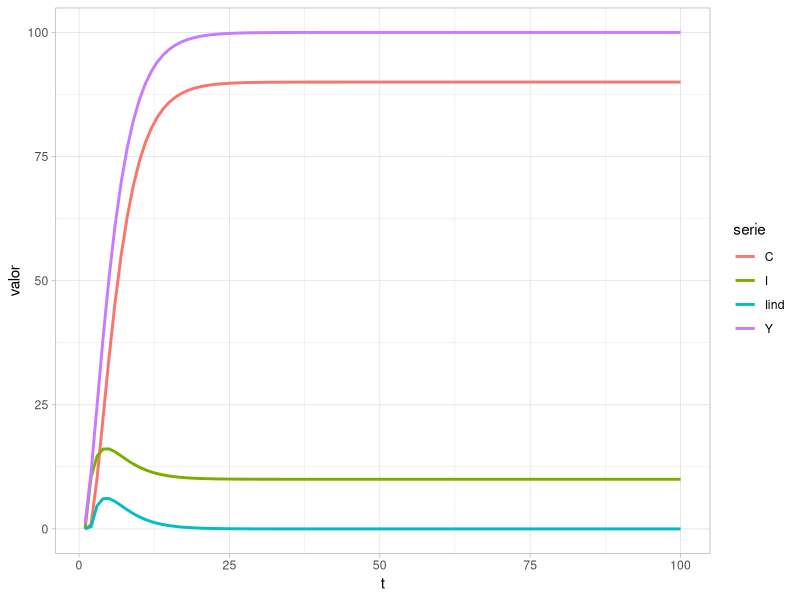
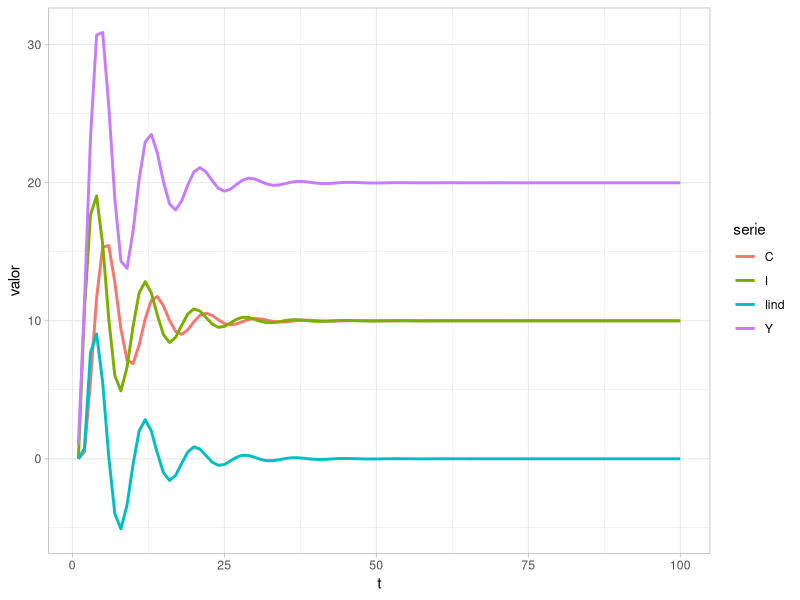
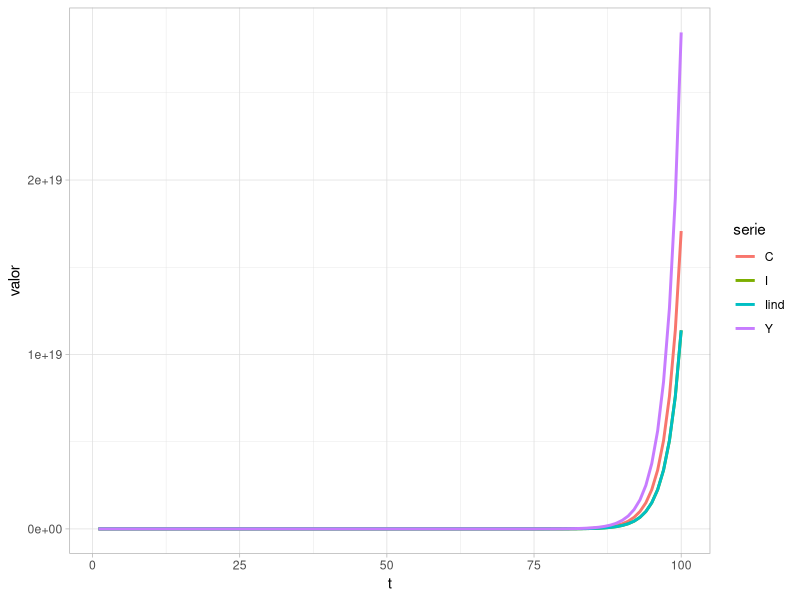
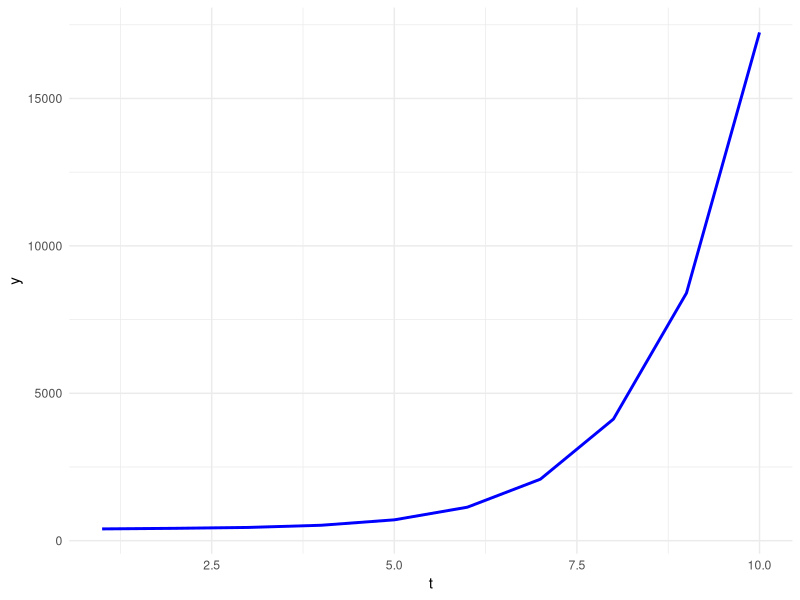
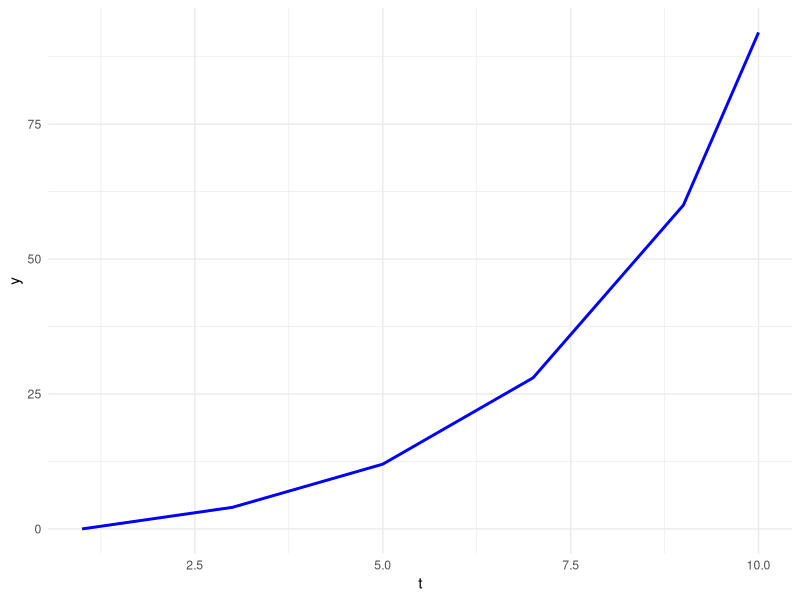
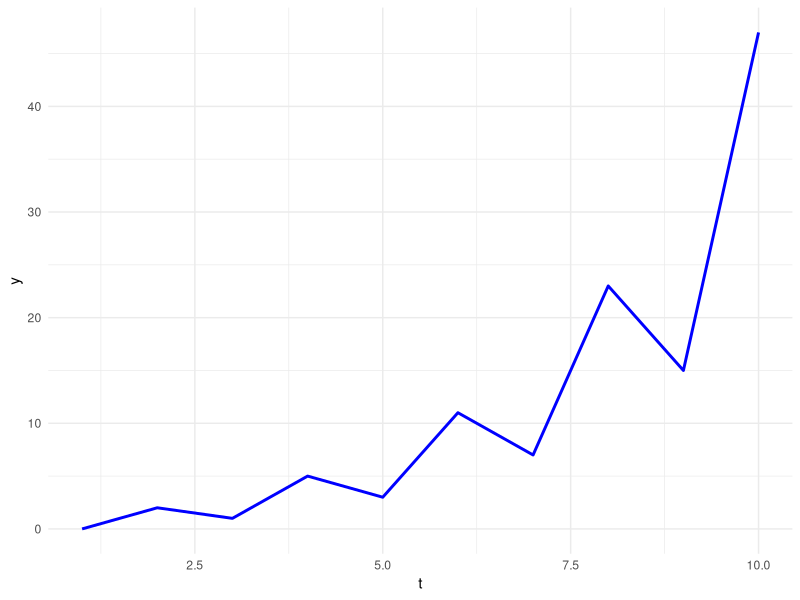

Recreate these plots in R, in order.
## ---- chunk 1
knitr::opts_chunk$set(echo = TRUE, message = FALSE)
## ---- chunk 2
suppressMessages(library(ggplot2))
suppressMessages(library(tidyr))
## ---- chunk 3
b = 0.9 # propensao marginal a consumir
k = 0.5 # acelerador do investimento
G = 10 # gastos publicos (consumo autonomo)
tmax = 100

Y <- rep(0, tmax)
C <- rep(0, tmax)
Iind <- rep(0, tmax)
I <- rep(0, tmax)

Y[1] = 1 #rendanacional
## ---- chunk 4
for (t in 2:tmax){
  C[t] = b*Y[t-1] 
  Iind[t] = k*(C[t] - C[t-1])
  I[t] = Iind[t] + G
  Y[t] = C[t] + I[t]
}

t = seq(1, tmax, 1)
## ---- chunk 5
series <- data.frame(t, C, Iind, I, Y)
series
series_tidy <- gather( series, -t, key = "serie", value = "valor")
names(series_tidy)
## ---- chunk 6
ggplot(series_tidy, aes(x = t, y = valor, group = serie, color = serie) ) +
  geom_line(size = 1) +
  theme_light()
## ---- chunk 7
b = 0.5 # propensao marginal a consumir
k = 1.5 # acelerador do investimento
G = 10 # gastos publicos (consumo autonomo)
tmax = 100

Y <- rep(0, tmax)
C <- rep(0, tmax)
Iind <- rep(0, tmax)
I <- rep(0, tmax)

Y[1] = 1 #rendanacional

for (t in 2:tmax){
  C[t] = b*Y[t-1] 
  Iind[t] = k*(C[t] - C[t-1])
  I[t] = Iind[t] + G
  Y[t] = C[t] + I[t]
}

t = seq(1, tmax, 1)

series <- data.frame(t, C, Iind, I, Y)
series_tidy <- gather( series, -t, key = "serie", value = "valor")
names(series_tidy)

ggplot(series_tidy, aes(x = t, y = valor, group = serie, color = serie) ) +
  geom_line(size = 1) +
  theme_light()
## ---- chunk 8
b = 0.9 # propensao marginal a consumir
k = 2 # acelerador do investimento
G = 10 # gastos publicos (consumo autonomo)
tmax = 100

Y <- rep(0, tmax)
C <- rep(0, tmax)
Iind <- rep(0, tmax)
I <- rep(0, tmax)

Y[1] = 1 #rendanacional

for (t in 2:tmax){
  C[t] = b*Y[t-1] 
  Iind[t] = k*(C[t] - C[t-1])
  I[t] = Iind[t] + G
  Y[t] = C[t] + I[t]
}

t = seq(1, tmax, 1)

series <- data.frame(t, C, Iind, I, Y)
series_tidy <- gather( series, -t, key = "serie", value = "valor")
names(series_tidy)

ggplot(series_tidy, aes(x = t, y = valor, group = serie, color = serie) ) +
  geom_line(size = 1) +
  theme_light()
## ---- chunk 9
a2 = 1
a1 = -b*(k+1)
a0 = b*k

# analisando as condicoes

cond1 = 1 + a1+a0 >0
cond2 = 1-a1+a0 >0
cond3 = a0<1
conds = cond1 & cond2 & cond3

if (conds){
  print("Trajetória estável")
} else {
  print("Trajetória instável")
}
## ---- chunk 10
coefs = c(a0, a1, a2)

# calculando o discriminante

delta = a1^2 -4*a2*a0
delta
## ---- chunk 11
raizes = polyroot(coefs)
raizes
## ---- chunk 12
if (delta >=0){
  raizes_reais <- Re( raizes )
  raizes_reais
  cat("Raízes reais: ", raizes_reais)
} else{
  R <- Mod(raizes[1])
  R
  cat("Raízes complexas com módulo ", R)
}
## ---- chunk 13
a3 = 1
a2 = -4
a1 = 4.8
a0 = -1.6
g = 100
tmax = 10

y = rep(0, tmax)
y[1] = 400 # y0
y[2] = 420 # y1
y[3] = 450 # y2

for (t in 4:tmax){
  y[t] = -a2*y[t-1] - a1*y[t-2] - a0*y[t-3] + g
}

t = seq(1, tmax, 1)

series = data.frame(t, y)

ggplot(series, aes(x = t, y = y)) + geom_line(size = 1, colour = "blue") +
  theme_minimal()
## ---- chunk 14
# analisando as raizes do polnomio caracteristico

coefs<- c(a0, a1, a2, a3)
raizes <- polyroot( coefs )
Re(raizes)
## ---- chunk 15
if ( any(abs(raizes)>1) ){
  print("Serie instável")
} else {
  print("Serie estável")
}
## ---- chunk 16
# o steady state

yp = g/(a0 + a1 + a2 + a3)
yp
## ---- chunk 17
lambda1 = Re( raizes[1] )
lambda2 = Re( raizes[2] )
lambda3 = Re( raizes[3] )

# t=0
# A1 + A2 + A3 + yp = y[1]
# t=1
# A1*lambda1 + A2*lambda2 + A3*lambda3 + yp = y[2]
# t=2
# A1*lambda1^2 + A2*lambda2^2 + A3*lambda3^2 + yp = y[3]

v = c(1, lambda1, lambda1^2, 1, lambda2, lambda2^2, 1, lambda3, lambda3^2)
A = matrix(v , ncol=3)
B = y[1:3]-yp
X = solve(A,B)
X
## ---- chunk 18
rm(list=ls(all.names = TRUE))
a3 =  1
a2 = -1
a1 = -2
a0 = 2

g = 0

tmax = 10
y = rep(0, tmax)

y[1] = 0
y[2] = 2
y[3] = 4 # tentar com 1 ou 4

for (t in 4:tmax){
  y[t] = -a2*y[t-1] - a1*y[t-2] - a0*y[t-3] + g
}

t = seq(1, tmax, 1)

series = data.frame(t, y)

ggplot(series, aes(x=t, y=y)) + geom_line(size=1, colour="blue") +
theme_minimal()
  
## ---- chunk 19
rm(list=ls(all.names = TRUE))
a3 =  1
a2 = -1
a1 = -2
a0 = 2

g = 0

tmax = 10
y = rep(0, tmax)

y[1] = 0
y[2] = 2
y[3] = 1 # tentar com 1 ou 4

for (t in 4:tmax){
  y[t] = -a2*y[t-1] - a1*y[t-2] - a0*y[t-3] + g
}

t = seq(1, tmax, 1)

series = data.frame(t, y)

ggplot(series, aes(x=t, y=y)) + geom_line(size=1, colour="blue") +
theme_minimal()
## ---- chunk 20
# analisando as raizes do polnomio caracteristico

coefs<- c(a0, a1, a2, a3)
raizes <- polyroot( coefs )
Re(raizes)
## ---- chunk 21
lambda1 = Re( raizes[1] )
lambda2 = Re( raizes[2] )
lambda3 = Re( raizes[3] )
# t = 0
# A1 + A2 + A3 = y[1]

# t = 1
# A1*lambda1 + A2*lambda2 + A3*lambda3 = y[2]

# t = 2
# A1*lambda1^2 + A2*lambda2^2 + A3*lambda3^2 = y[3]

v = c(1, lambda1, lambda1^2, 1, lambda2, lambda2^2, 1, lambda3, lambda3^2)
A = matrix(v , ncol=3)
B = y[1:3]
X = solve(A,B)
X # constantes arbitrarias A1, A2 e A3
